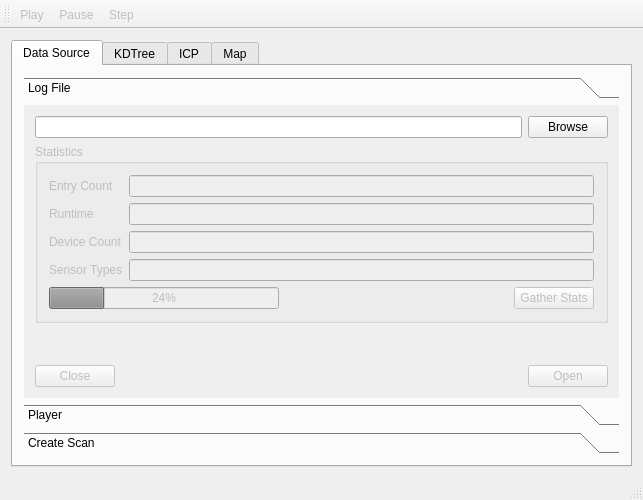
<?xml version="1.0" encoding="UTF-8"?>
<ui version="4.0">
 <author>Alan Meekins</author>
 <class>MainWindow</class>
 <widget class="QMainWindow" name="MainWindow">
  <property name="geometry">
   <rect>
    <x>0</x>
    <y>0</y>
    <width>643</width>
    <height>500</height>
   </rect>
  </property>
  <property name="windowTitle">
   <string>ICPViewer</string>
  </property>
  <property name="windowIcon">
   <iconset resource="../resources.qrc">
    <normaloff>:/icons/media/MDRC-Logo.png</normaloff>:/icons/media/MDRC-Logo.png</iconset>
  </property>
  <widget class="QWidget" name="centralWidget">
   <layout class="QGridLayout" name="gridLayout">
    <item row="0" column="0">
     <widget class="QTabWidget" name="tabWidget">
      <property name="currentIndex">
       <number>0</number>
      </property>
      <widget class="QWidget" name="dataTab">
       <attribute name="title">
        <string>Data Source</string>
       </attribute>
       <layout class="QGridLayout" name="gridLayout_2">
        <item row="0" column="0">
         <widget class="QToolBox" name="toolBox">
          <property name="currentIndex">
           <number>0</number>
          </property>
          <widget class="QWidget" name="logFilePage">
           <property name="geometry">
            <rect>
             <x>0</x>
             <y>0</y>
             <width>601</width>
             <height>293</height>
            </rect>
           </property>
           <attribute name="label">
            <string>Log File</string>
           </attribute>
           <layout class="QVBoxLayout" name="verticalLayout_3">
            <item>
             <layout class="QHBoxLayout" name="horizontalLayout_5">
              <item>
               <widget class="QLineEdit" name="logPathLine"/>
              </item>
              <item>
               <widget class="QPushButton" name="logBrowseButton">
                <property name="text">
                 <string>Browse</string>
                </property>
               </widget>
              </item>
             </layout>
            </item>
            <item>
             <widget class="QGroupBox" name="statisticsBox">
              <property name="enabled">
               <bool>false</bool>
              </property>
              <property name="title">
               <string>Statistics</string>
              </property>
              <layout class="QVBoxLayout" name="verticalLayout_5">
               <item>
                <layout class="QHBoxLayout" name="horizontalLayout_7">
                 <item>
                  <layout class="QVBoxLayout" name="verticalLayout_4">
                   <item>
                    <widget class="QLabel" name="label_3">
                     <property name="text">
                      <string>Entry Count</string>
                     </property>
                     <property name="buddy">
                      <cstring>entryLine</cstring>
                     </property>
                    </widget>
                   </item>
                   <item>
                    <widget class="QLabel" name="label_4">
                     <property name="text">
                      <string>Runtime</string>
                     </property>
                     <property name="buddy">
                      <cstring>runtimeEdit</cstring>
                     </property>
                    </widget>
                   </item>
                   <item>
                    <widget class="QLabel" name="label_6">
                     <property name="text">
                      <string>Device Count</string>
                     </property>
                     <property name="buddy">
                      <cstring>deviceCountEdit</cstring>
                     </property>
                    </widget>
                   </item>
                   <item>
                    <widget class="QLabel" name="label_5">
                     <property name="text">
                      <string>Sensor Types</string>
                     </property>
                     <property name="buddy">
                      <cstring>sensorTypesEdit</cstring>
                     </property>
                    </widget>
                   </item>
                  </layout>
                 </item>
                 <item>
                  <layout class="QVBoxLayout" name="verticalLayout_2">
                   <item>
                    <widget class="QLineEdit" name="entryLine">
                     <property name="enabled">
                      <bool>false</bool>
                     </property>
                     <property name="readOnly">
                      <bool>true</bool>
                     </property>
                    </widget>
                   </item>
                   <item>
                    <widget class="QLineEdit" name="runtimeEdit">
                     <property name="enabled">
                      <bool>false</bool>
                     </property>
                     <property name="readOnly">
                      <bool>true</bool>
                     </property>
                    </widget>
                   </item>
                   <item>
                    <widget class="QLineEdit" name="deviceCountEdit">
                     <property name="enabled">
                      <bool>false</bool>
                     </property>
                     <property name="readOnly">
                      <bool>true</bool>
                     </property>
                    </widget>
                   </item>
                   <item>
                    <widget class="QLineEdit" name="sensorTypesEdit">
                     <property name="enabled">
                      <bool>false</bool>
                     </property>
                     <property name="readOnly">
                      <bool>true</bool>
                     </property>
                    </widget>
                   </item>
                  </layout>
                 </item>
                </layout>
               </item>
               <item>
                <layout class="QHBoxLayout" name="horizontalLayout_11">
                 <item>
                  <widget class="QProgressBar" name="statsProgress">
                   <property name="value">
                    <number>24</number>
                   </property>
                   <property name="orientation">
                    <enum>Qt::Horizontal</enum>
                   </property>
                   <property name="invertedAppearance">
                    <bool>false</bool>
                   </property>
                   <property name="format">
                    <string>%p%</string>
                   </property>
                  </widget>
                 </item>
                 <item>
                  <spacer name="horizontalSpacer_5">
                   <property name="orientation">
                    <enum>Qt::Horizontal</enum>
                   </property>
                   <property name="sizeHint" stdset="0">
                    <size>
                     <width>40</width>
                     <height>20</height>
                    </size>
                   </property>
                  </spacer>
                 </item>
                 <item>
                  <widget class="QPushButton" name="gatherStatsButton">
                   <property name="text">
                    <string>Gather Stats</string>
                   </property>
                  </widget>
                 </item>
                </layout>
               </item>
              </layout>
             </widget>
            </item>
            <item>
             <spacer name="verticalSpacer_2">
              <property name="orientation">
               <enum>Qt::Vertical</enum>
              </property>
              <property name="sizeHint" stdset="0">
               <size>
                <width>20</width>
                <height>40</height>
               </size>
              </property>
             </spacer>
            </item>
            <item>
             <layout class="QHBoxLayout" name="horizontalLayout_6">
              <item>
               <widget class="QPushButton" name="logCloseButton">
                <property name="enabled">
                 <bool>false</bool>
                </property>
                <property name="text">
                 <string>Close</string>
                </property>
               </widget>
              </item>
              <item>
               <spacer name="horizontalSpacer_4">
                <property name="orientation">
                 <enum>Qt::Horizontal</enum>
                </property>
                <property name="sizeHint" stdset="0">
                 <size>
                  <width>40</width>
                  <height>20</height>
                 </size>
                </property>
               </spacer>
              </item>
              <item>
               <widget class="QPushButton" name="openLogButton">
                <property name="enabled">
                 <bool>false</bool>
                </property>
                <property name="text">
                 <string>Open</string>
                </property>
               </widget>
              </item>
             </layout>
            </item>
           </layout>
          </widget>
          <widget class="QWidget" name="playerPage">
           <property name="enabled">
            <bool>false</bool>
           </property>
           <property name="geometry">
            <rect>
             <x>0</x>
             <y>0</y>
             <width>601</width>
             <height>293</height>
            </rect>
           </property>
           <attribute name="label">
            <string>Player</string>
           </attribute>
           <layout class="QVBoxLayout" name="verticalLayout">
            <item>
             <layout class="QHBoxLayout" name="horizontalLayout_3">
              <item>
               <widget class="QLabel" name="label">
                <property name="text">
                 <string>Hostname</string>
                </property>
               </widget>
              </item>
              <item>
               <spacer name="horizontalSpacer">
                <property name="orientation">
                 <enum>Qt::Horizontal</enum>
                </property>
                <property name="sizeHint" stdset="0">
                 <size>
                  <width>40</width>
                  <height>20</height>
                 </size>
                </property>
               </spacer>
              </item>
              <item>
               <widget class="QLineEdit" name="lineEdit"/>
              </item>
             </layout>
            </item>
            <item>
             <layout class="QHBoxLayout" name="horizontalLayout_2">
              <item>
               <widget class="QLabel" name="label_2">
                <property name="text">
                 <string>Port</string>
                </property>
               </widget>
              </item>
              <item>
               <spacer name="horizontalSpacer_2">
                <property name="orientation">
                 <enum>Qt::Horizontal</enum>
                </property>
                <property name="sizeHint" stdset="0">
                 <size>
                  <width>40</width>
                  <height>20</height>
                 </size>
                </property>
               </spacer>
              </item>
              <item>
               <widget class="QSpinBox" name="spinBox">
                <property name="maximum">
                 <number>65535</number>
                </property>
                <property name="value">
                 <number>6900</number>
                </property>
               </widget>
              </item>
             </layout>
            </item>
            <item>
             <spacer name="verticalSpacer">
              <property name="orientation">
               <enum>Qt::Vertical</enum>
              </property>
              <property name="sizeHint" stdset="0">
               <size>
                <width>20</width>
                <height>187</height>
               </size>
              </property>
             </spacer>
            </item>
            <item>
             <layout class="QHBoxLayout" name="horizontalLayout_4">
              <item>
               <spacer name="horizontalSpacer_3">
                <property name="orientation">
                 <enum>Qt::Horizontal</enum>
                </property>
                <property name="sizeHint" stdset="0">
                 <size>
                  <width>40</width>
                  <height>20</height>
                 </size>
                </property>
               </spacer>
              </item>
              <item>
               <widget class="QPushButton" name="pushButton">
                <property name="text">
                 <string>Connect</string>
                </property>
               </widget>
              </item>
             </layout>
            </item>
           </layout>
          </widget>
          <widget class="QWidget" name="createPage">
           <property name="enabled">
            <bool>false</bool>
           </property>
           <property name="geometry">
            <rect>
             <x>0</x>
             <y>0</y>
             <width>601</width>
             <height>293</height>
            </rect>
           </property>
           <attribute name="label">
            <string>Create Scan</string>
           </attribute>
          </widget>
         </widget>
        </item>
       </layout>
      </widget>
      <widget class="QWidget" name="kdtreeTab">
       <property name="enabled">
        <bool>false</bool>
       </property>
       <attribute name="title">
        <string>KDTree</string>
       </attribute>
       <layout class="QVBoxLayout" name="verticalLayout_11">
        <item>
         <layout class="QHBoxLayout" name="horizontalLayout">
          <item>
           <layout class="QVBoxLayout" name="verticalLayout_6">
            <item>
             <widget class="QLabel" name="label_9">
              <property name="text">
               <string>Render Depth</string>
              </property>
             </widget>
            </item>
            <item>
             <widget class="QLabel" name="label_15">
              <property name="text">
               <string>KDNode Count</string>
              </property>
             </widget>
            </item>
            <item>
             <widget class="QLabel" name="label_16">
              <property name="text">
               <string>Maximum Depth</string>
              </property>
             </widget>
            </item>
           </layout>
          </item>
          <item>
           <layout class="QVBoxLayout" name="verticalLayout_10">
            <item>
             <widget class="QSpinBox" name="kdRenderDepthSpin">
              <property name="value">
               <number>1</number>
              </property>
             </widget>
            </item>
            <item>
             <widget class="QLineEdit" name="kdNodeCountLine"/>
            </item>
            <item>
             <widget class="QLineEdit" name="kdDepthLine"/>
            </item>
           </layout>
          </item>
         </layout>
        </item>
        <item>
         <widget class="QSplitter" name="splitter">
          <property name="sizePolicy">
           <sizepolicy hsizetype="Expanding" vsizetype="Expanding">
            <horstretch>0</horstretch>
            <verstretch>0</verstretch>
           </sizepolicy>
          </property>
          <property name="orientation">
           <enum>Qt::Horizontal</enum>
          </property>
          <widget class="QGraphicsView" name="kdTreeGraphicsView">
           <property name="sizePolicy">
            <sizepolicy hsizetype="Expanding" vsizetype="Expanding">
             <horstretch>1</horstretch>
             <verstretch>0</verstretch>
            </sizepolicy>
           </property>
           <property name="minimumSize">
            <size>
             <width>300</width>
             <height>0</height>
            </size>
           </property>
          </widget>
          <widget class="QTreeWidget" name="kdTreeTreeWidget">
           <property name="sizePolicy">
            <sizepolicy hsizetype="Minimum" vsizetype="Expanding">
             <horstretch>0</horstretch>
             <verstretch>0</verstretch>
            </sizepolicy>
           </property>
           <property name="minimumSize">
            <size>
             <width>5</width>
             <height>0</height>
            </size>
           </property>
           <property name="alternatingRowColors">
            <bool>true</bool>
           </property>
           <column>
            <property name="text">
             <string>Depth</string>
            </property>
           </column>
           <column>
            <property name="text">
             <string>Direction</string>
            </property>
           </column>
           <column>
            <property name="text">
             <string>Location</string>
            </property>
           </column>
          </widget>
         </widget>
        </item>
       </layout>
      </widget>
      <widget class="QWidget" name="icpTab">
       <property name="enabled">
        <bool>false</bool>
       </property>
       <attribute name="title">
        <string>ICP</string>
       </attribute>
       <layout class="QGridLayout" name="gridLayout_3">
        <item row="1" column="0">
         <layout class="QHBoxLayout" name="horizontalLayout_14">
          <item>
           <layout class="QVBoxLayout" name="verticalLayout_7">
            <item>
             <layout class="QHBoxLayout" name="horizontalLayout_10">
              <item>
               <widget class="QLabel" name="label_7">
                <property name="text">
                 <string>Maximum Iterations</string>
                </property>
                <property name="buddy">
                 <cstring>maxICPIterations</cstring>
                </property>
               </widget>
              </item>
              <item>
               <widget class="QSpinBox" name="maxICPIterations">
                <property name="minimum">
                 <number>-1</number>
                </property>
                <property name="maximum">
                 <number>500</number>
                </property>
                <property name="value">
                 <number>1</number>
                </property>
               </widget>
              </item>
             </layout>
            </item>
            <item>
             <layout class="QHBoxLayout" name="horizontalLayout_12">
              <item>
               <widget class="QLabel" name="label_8">
                <property name="text">
                 <string>Minimum Error</string>
                </property>
                <property name="buddy">
                 <cstring>minICPError</cstring>
                </property>
               </widget>
              </item>
              <item>
               <widget class="QDoubleSpinBox" name="minICPError">
                <property name="minimum">
                 <double>-1.000000000000000</double>
                </property>
                <property name="value">
                 <double>-1.000000000000000</double>
                </property>
               </widget>
              </item>
             </layout>
            </item>
            <item>
             <widget class="QCheckBox" name="icpAutoCheckBox">
              <property name="text">
               <string>Automatic</string>
              </property>
              <property name="checked">
               <bool>true</bool>
              </property>
             </widget>
            </item>
            <item>
             <layout class="QHBoxLayout" name="horizontalLayout_9">
              <item>
               <spacer name="horizontalSpacer_6">
                <property name="orientation">
                 <enum>Qt::Horizontal</enum>
                </property>
                <property name="sizeHint" stdset="0">
                 <size>
                  <width>40</width>
                  <height>20</height>
                 </size>
                </property>
               </spacer>
              </item>
              <item>
               <spacer name="horizontalSpacer_7">
                <property name="orientation">
                 <enum>Qt::Horizontal</enum>
                </property>
                <property name="sizeHint" stdset="0">
                 <size>
                  <width>40</width>
                  <height>20</height>
                 </size>
                </property>
               </spacer>
              </item>
             </layout>
            </item>
           </layout>
          </item>
          <item>
           <layout class="QHBoxLayout" name="horizontalLayout_13">
            <item>
             <layout class="QVBoxLayout" name="verticalLayout_9">
              <item>
               <widget class="QLabel" name="label_10">
                <property name="text">
                 <string>Iterations</string>
                </property>
                <property name="buddy">
                 <cstring>currentICPIterations</cstring>
                </property>
               </widget>
              </item>
              <item>
               <widget class="QLabel" name="label_11">
                <property name="text">
                 <string>Match Error</string>
                </property>
                <property name="buddy">
                 <cstring>currentICPMatchError</cstring>
                </property>
               </widget>
              </item>
              <item>
               <widget class="QLabel" name="label_12">
                <property name="text">
                 <string>Delta X</string>
                </property>
               </widget>
              </item>
              <item>
               <widget class="QLabel" name="label_13">
                <property name="text">
                 <string>Delta Y</string>
                </property>
               </widget>
              </item>
              <item>
               <widget class="QLabel" name="label_14">
                <property name="text">
                 <string>Delta Theta</string>
                </property>
               </widget>
              </item>
             </layout>
            </item>
            <item>
             <layout class="QVBoxLayout" name="verticalLayout_8">
              <item>
               <widget class="QLineEdit" name="currentICPIterations">
                <property name="enabled">
                 <bool>false</bool>
                </property>
               </widget>
              </item>
              <item>
               <widget class="QLineEdit" name="currentICPMatchError">
                <property name="enabled">
                 <bool>false</bool>
                </property>
               </widget>
              </item>
              <item>
               <widget class="QLineEdit" name="currentICPDeltaX">
                <property name="enabled">
                 <bool>false</bool>
                </property>
               </widget>
              </item>
              <item>
               <widget class="QLineEdit" name="currentICPDeltaY">
                <property name="enabled">
                 <bool>false</bool>
                </property>
               </widget>
              </item>
              <item>
               <widget class="QLineEdit" name="currentICPDeltaTheta">
                <property name="enabled">
                 <bool>false</bool>
                </property>
               </widget>
              </item>
             </layout>
            </item>
           </layout>
          </item>
         </layout>
        </item>
        <item row="2" column="0">
         <widget class="QGraphicsView" name="icpGraphicsView"/>
        </item>
       </layout>
      </widget>
      <widget class="QWidget" name="mapTab">
       <property name="enabled">
        <bool>false</bool>
       </property>
       <attribute name="title">
        <string>Map</string>
       </attribute>
       <layout class="QGridLayout" name="gridLayout_4">
        <item row="1" column="0">
         <widget class="QSplitter" name="splitter_2">
          <property name="orientation">
           <enum>Qt::Horizontal</enum>
          </property>
          <widget class="QGraphicsView" name="mapGraphicsView">
           <property name="sizePolicy">
            <sizepolicy hsizetype="Expanding" vsizetype="Expanding">
             <horstretch>1</horstretch>
             <verstretch>0</verstretch>
            </sizepolicy>
           </property>
           <property name="minimumSize">
            <size>
             <width>300</width>
             <height>0</height>
            </size>
           </property>
          </widget>
          <widget class="QScrollArea" name="scrollArea">
           <property name="sizePolicy">
            <sizepolicy hsizetype="MinimumExpanding" vsizetype="Expanding">
             <horstretch>0</horstretch>
             <verstretch>0</verstretch>
            </sizepolicy>
           </property>
           <property name="minimumSize">
            <size>
             <width>200</width>
             <height>0</height>
            </size>
           </property>
           <property name="widgetResizable">
            <bool>true</bool>
           </property>
           <property name="alignment">
            <set>Qt::AlignLeading|Qt::AlignLeft|Qt::AlignTop</set>
           </property>
           <widget class="QWidget" name="scrollAreaWidgetContents">
            <property name="geometry">
             <rect>
              <x>0</x>
              <y>0</y>
              <width>198</width>
              <height>372</height>
             </rect>
            </property>
            <layout class="QFormLayout" name="formLayout">
             <property name="fieldGrowthPolicy">
              <enum>QFormLayout::AllNonFixedFieldsGrow</enum>
             </property>
             <property name="labelAlignment">
              <set>Qt::AlignLeading|Qt::AlignLeft|Qt::AlignVCenter</set>
             </property>
             <property name="formAlignment">
              <set>Qt::AlignLeading|Qt::AlignLeft|Qt::AlignTop</set>
             </property>
             <item row="0" column="0">
              <widget class="QCheckBox" name="mapFullMapEA">
               <property name="text">
                <string>Full Map</string>
               </property>
              </widget>
             </item>
             <item row="1" column="0">
              <widget class="QCheckBox" name="mapScanEA">
               <property name="text">
                <string>Lidar Scan</string>
               </property>
              </widget>
             </item>
             <item row="2" column="0">
              <widget class="QCheckBox" name="mapMatchingEA">
               <property name="text">
                <string>Matching Points</string>
               </property>
              </widget>
             </item>
             <item row="3" column="0">
              <widget class="QCheckBox" name="mapCurrentPoseEA">
               <property name="text">
                <string>Current Position</string>
               </property>
              </widget>
             </item>
             <item row="4" column="0">
              <widget class="QCheckBox" name="mapPathEA">
               <property name="text">
                <string>Robot Path</string>
               </property>
              </widget>
             </item>
            </layout>
           </widget>
          </widget>
         </widget>
        </item>
       </layout>
      </widget>
     </widget>
    </item>
   </layout>
  </widget>
  <widget class="QMenuBar" name="menuBar">
   <property name="geometry">
    <rect>
     <x>0</x>
     <y>0</y>
     <width>643</width>
     <height>21</height>
    </rect>
   </property>
  </widget>
  <widget class="QStatusBar" name="statusBar"/>
  <widget class="QToolBar" name="toolBar">
   <property name="enabled">
    <bool>false</bool>
   </property>
   <property name="windowTitle">
    <string>toolBar</string>
   </property>
   <attribute name="toolBarArea">
    <enum>TopToolBarArea</enum>
   </attribute>
   <attribute name="toolBarBreak">
    <bool>false</bool>
   </attribute>
   <addaction name="actionPlay"/>
   <addaction name="actionPause"/>
   <addaction name="actionStep"/>
  </widget>
  <action name="actionPlay">
   <property name="text">
    <string>Play</string>
   </property>
  </action>
  <action name="actionPause">
   <property name="text">
    <string>Pause</string>
   </property>
  </action>
  <action name="actionStep">
   <property name="text">
    <string>Step</string>
   </property>
  </action>
  <action name="actionReset">
   <property name="text">
    <string>Reset</string>
   </property>
  </action>
  <action name="actionEnable_ICP">
   <property name="checkable">
    <bool>true</bool>
   </property>
   <property name="checked">
    <bool>false</bool>
   </property>
   <property name="text">
    <string>Enable ICP</string>
   </property>
  </action>
 </widget>
 <layoutdefault spacing="6" margin="11"/>
 <resources>
  <include location="../resources.qrc"/>
 </resources>
 <connections/>
</ui>
